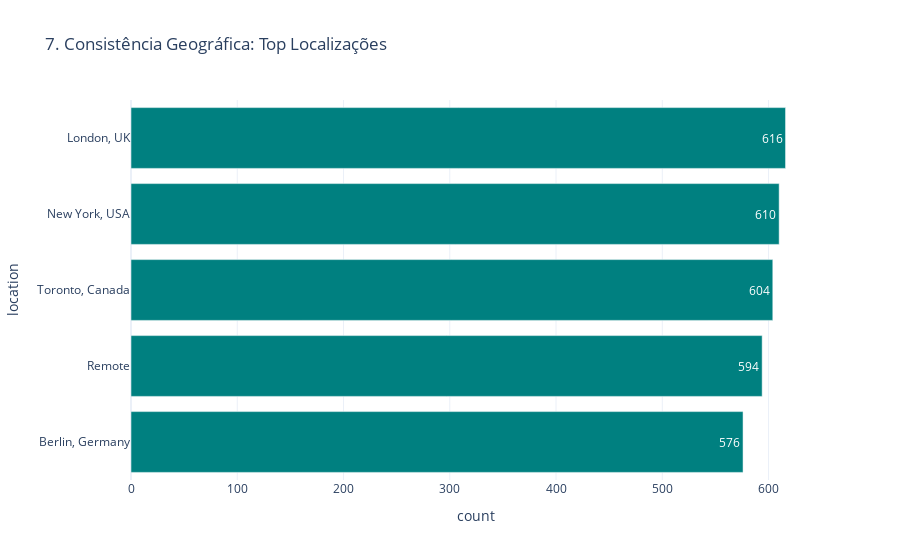

The notebook cell this image was saved under:
### Markdown cell above
## Gráfico 7: Consistência: Top 10 Localizações
utilizada para avaliar a consistência do campo geográfico location e identificar possíveis concentrações, vieses ou problemas de padronização.

### Code cell
top_loc = df_raw.groupBy("location").count().orderBy(col("count").desc()).limit(10).toPandas()

fig7 = px.bar(top_loc, x='count', y='location', orientation='h',
              title='7. Consistência Geográfica: Top Localizações',
              color_discrete_sequence=['teal'], text_auto=True)
fig7.update_layout(yaxis={'categoryorder':'total ascending'})
fig7.show()

### Figure 1 — Plotly figure (JSON) as saved in the notebook; plotly's stock layout.template omitted (floating-point values rounded to 4 significant figures)
{"data": [{"hovertemplate": "count=%{x}<br>location=%{y}<extra></extra>", "legendgroup": "", "marker": {"color": "teal", "pattern": {"shape": ""}}, "name": "", "orientation": "h", "showlegend": false, "textposition": "auto", "texttemplate": "%{x}", "x": [616, 610, 604, 594, 576], "xaxis": "x", "y": ["London, UK", "New York, USA", "Toronto, Canada", "Remote", "Berlin, Germany"], "yaxis": "y", "type": "bar"}], "layout": {"xaxis": {"anchor": "y", "domain": [0.0, 1.0], "title": {"text": "count"}}, "yaxis": {"anchor": "x", "domain": [0.0, 1.0], "title": {"text": "location"}, "categoryorder": "total ascending"}, "legend": {"tracegroupgap": 0}, "title": {"text": "7. Consistência Geográfica: Top Localizações"}, "barmode": "relative"}}
